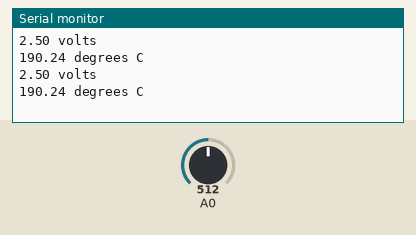
The sketch below on a simulated Arduino Uno, built with avr-gcc and run on an emulated ATmega328P. Shown: the last lines printed to the serial monitor. The inputs (shaded band) are chosen by the test bench; at power-on: A0 = 512.

Above: at 1.8 s.
1.9 s: A0 set to 716
At 2.8 s:
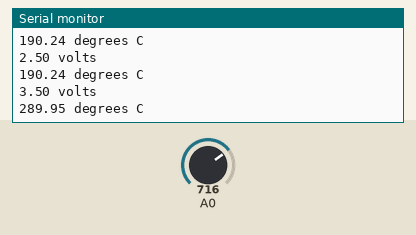
3.4 s: A0 set to 900
At 4.5 s:
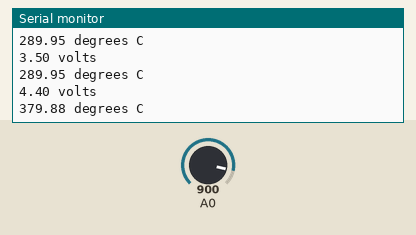
Timing chart, 0 to 6.4 s (numbered marks = the images above; inputs shaded):
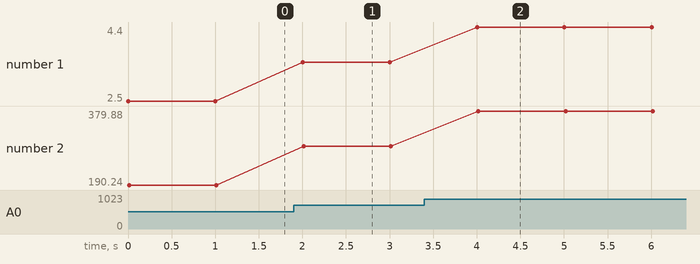

The sketch:

Lab6-Temperature.ino
```cpp
void setup()
{
  Serial.begin(9600);
}

void loop()
{
  int reading = analogRead(A0);
  float voltage = (reading/1023.0) * 5.0;
  Serial.print(voltage);
  Serial.println(" volts");

  // temperature conversion
  float temperatureC = (voltage - 0.6) * 100;
  Serial.print(temperatureC);
  Serial.println(" degrees C");
  delay(1000);
}
```

Measured:
- after the input at 1.9 s, the serial monitor: prints a new line after 0.10 s (image 1)
- after the input at 3.4 s, the serial monitor: prints a new line after 0.61 s (image 2)
- plotted number 1: 2.5 → 3.5 after the input at 1.9 s, 3.5 → 4.4 after the input at 3.4 s
- plotted number 2: 190.24 → 289.95 after the input at 1.9 s, 289.95 → 379.88 after the input at 3.4 s
